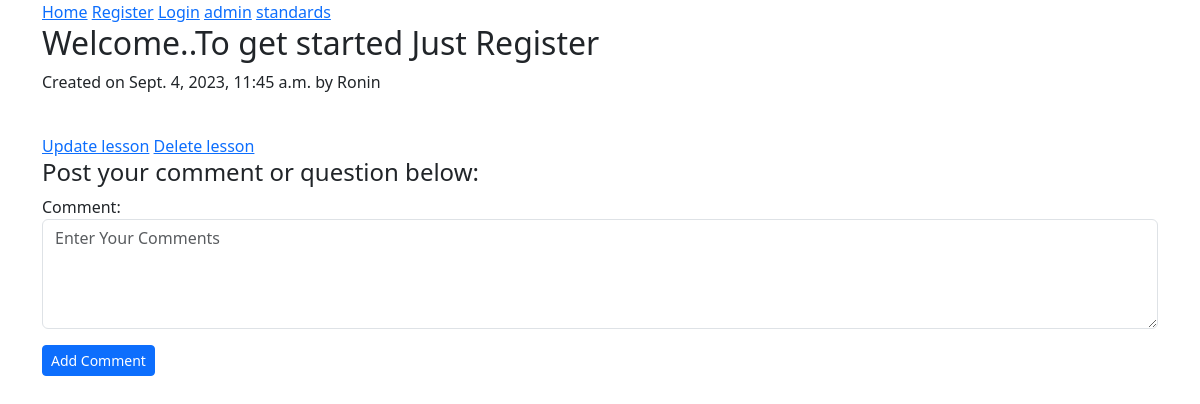
Page /curriculum/year-2-sem-2/sesi556/windows-installation/ on the earlier database version.
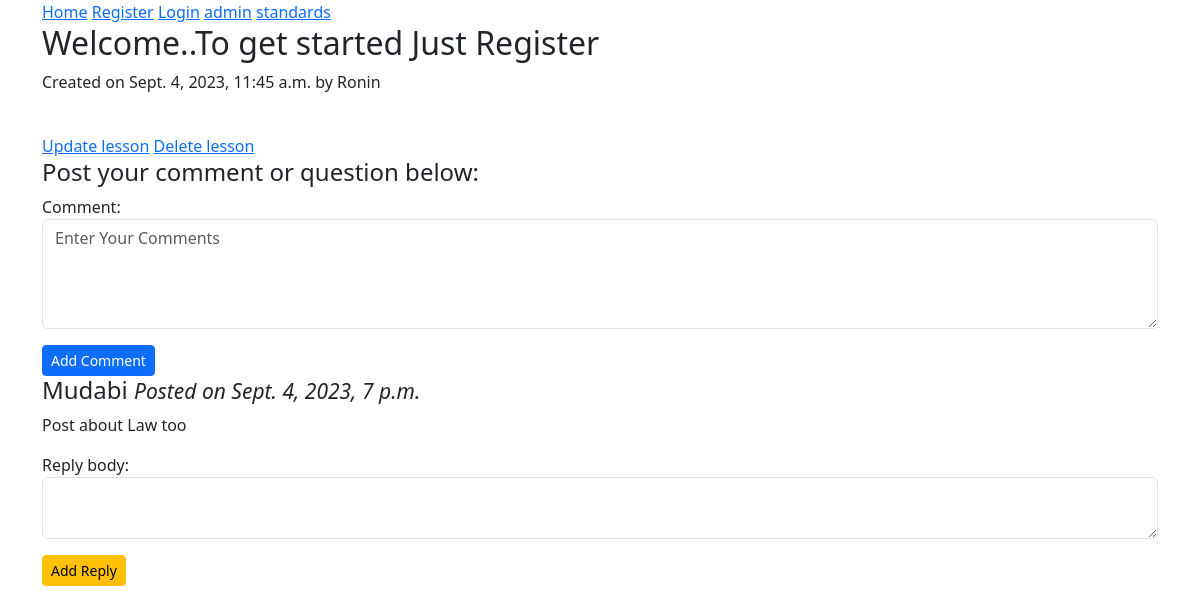
Same page on the later database version.
### curriculum/models.py (models this page shows, shortened)
class Lesson(models.Model):
    lesson_id = models.CharField(max_length=100, unique=True)
    Standard = models.ForeignKey(Standard, on_delete=models.CASCADE)
    created_by = models.ForeignKey(User, on_delete=models.CASCADE)
    created_at = models.DateTimeField(auto_now_add=True)
    subject = models.ForeignKey(Subject, on_delete=models.CASCADE, related_name='lessons')
    name = models.CharField(max_length=250)
    position = models.PositiveSmallIntegerField(verbose_name="Chapter no.")
    slug = models.SlugField(null=True, blank=True)
    video = models.FileField(upload_to=save_lesson_files,verbose_name="video", blank=True, null=True)
    ppt = models.FileField(upload_to=save_lesson_files, verbose_name="Presentations", blank=True)
    Notes = models.FileField(upload_to=save_lesson_files, verbose_name="Notes",blank=True)
    class Meta:
        ordering = ['position']

class Comment(models.Model):
    lesson_name = models.ForeignKey(Lesson, null=True, on_delete=models.CASCADE, related_name='comments')
    comm_name = models.CharField(max_length=100, blank=True)
    author = models.ForeignKey(User, on_delete=models.CASCADE)
    body = models.TextField(max_length=500)
    date_added = models.DateTimeField(auto_now_add=True)
    class Meta:
        ordering = ['-date_added']

### curriculum/views.py (the view, shortened to what this page needs)
# urls.py: path('<str:standard>/<str:subject>/<slug:slug>/', views.LessonDetailView.as_view(),name='lesson_detail'),
class LessonDetailView(DetailView, FormView):
    context_object_name = 'lessons'
    model = Lesson
    template_name = 'curriculum/lesson_detail_view.html'
    form_class = CommentForm
    second_form_class = ReplyForm
    def get_context_data(self, **kwargs):
        context = super(LessonDetailView, self).get_context_data(**kwargs)
        if 'form' not in context:
            context['form'] = self.form_class()
        if 'form2' not in context:
            context['form2'] = self.second_form_class()
        return context

### curriculum/forms.py
class CommentForm(forms.ModelForm):
    class Meta:
        model = Comment
        fields = ('body',)
        labels = {"body":"Comment:"}
        widgets = {
            'body': forms.Textarea(attrs={'class':'form-control', 'rows':4, 'cols':70, 'placeholder':"Enter Your Comments"})
        }

class ReplyForm(forms.ModelForm):
    class Meta:
        model = Reply
        fields = ('reply_body',)
        widgets = {
            'reply_body': forms.Textarea(attrs={'class':'form-control', 'rows':2, 'cols':10})
        }

### curriculum/templates/curriculum/lesson_detail_view.html (shortened to what this page needs)
{% extends 'base.html'%}
{% block content %}
<p>Created on {{lessons.created_at}} by {{lessons.created_by}}</p><br>
<a href="{% url 'curriculum:lesson_update' standard=lessons.Standard.slug subject=lessons.subject.slug slug=lessons.slug %}">Update lesson</a>
<a href="{% url 'curriculum:lesson_delete' standard=lessons.Standard.slug subject=lessons.subject.slug slug=lessons.slug %}">Delete lesson</a>
<h4>Post your comment or question below:</h4>
<form method="post">
    <div class ="form-group">
        {{form.as_p}}
        <input type="submit" name="form" value="Add Comment" class="btn btn-primary btn-sm">
    </div>
</form>
{% for comment in lessons.comments.all %}
<h4>{{comment.author}} <small><i> Posted on {{comment.date_added}}</i></small></h4>
<p>{{comment.body}}</p>
<form method="post">
    {{form2.as_p}}
    <input type="submit" name="form2" value="Add Reply" class="btn btn-warning btn-sm">
</form>
{% endfor %}
{% endblock %}

### templates/base.html (shortened to what this page needs)
<!doctype html>
<html lang="en">
  <head>
    <link href="https://cdn.jsdelivr.net/npm/bootstrap@5.3.1/dist/css/bootstrap.min.css" rel="stylesheet">
  </head>
  <body>
    <div class="container">
        <div class="jumbotron">
            <a href="{% url 'index' %}">Home</a>
            <a href="{% url 'register' %}">Register</a>
            {% if user.is_authenticated %}
            <a href="{% url 'user_logout' %}">Logout</a>
            {% else %}
            <a href="{% url 'user_login' %}">Login</a>
            {% endif %}
            <a href="{% url 'admin:index'%}">admin</a>
            <a href="{% url 'curriculum:standard_list'%}">standards</a>
            <h2>Welcome..To get started Just Register</h2>
            {% block content %}
            {% endblock %}
        </div>
    </div>
  </body>
</html>

Differences in the rows shown:
added Comment: author "Mudabi", date_added "Sept. 4, 2023, 7 p.m.", body "Post about Law too"
